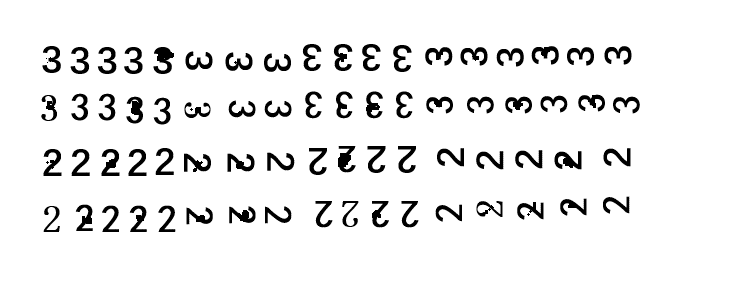
#> input picture opencvtrain/detection/training_de.png, 731 x 294 px
$ python makeData.py
#> lines starting #> are read from the running program, lines starting #| are printed output that depends on the picture; after the words box and inside, x2 and y2 are one past the last pixel; in counts of white or black regions, pixels touching at a corner belong together
import sys
import numpy as np
import cv2

resize_img_y = 56  # resize training sample
resize_img_x = 56
img = cv2.imread('training_de.png', 0)
#> img is the input picture: shape (294, 731); min 0, max 255, mean 236.9
img2 = img.copy()

# gray = cv2.cvtColor(img, cv2.COLOR_BGR2GRAY)
blur = cv2.GaussianBlur(img, (5, 5), 0)
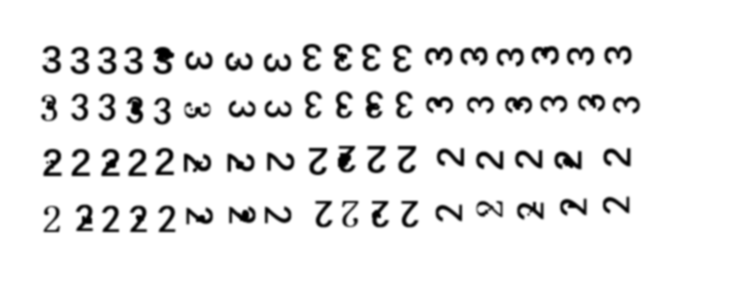
#> blur: shape (294, 731); min 0, max 255, mean 236.9
thresh = cv2.adaptiveThreshold(blur, 255, 1, 1, 11, 2)
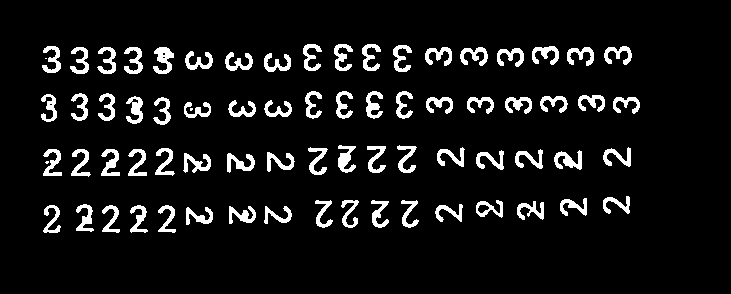
#> thresh: shape (294, 731); 7.9% white; 73 white regions (3 under 20 px)

# ***********find contours**************
contours, hierarchy = cv2.findContours(thresh, cv2.RETR_TREE, cv2.CHAIN_APPROX_SIMPLE)
#> contours = 78 contours, 6 with area under 20; largest, box (x1, y1, x2, y2) and area: (153, 47, 174, 74) 276, (126, 96, 143, 124) 242, (476, 200, 503, 218) 237, (338, 145, 356, 173) 236, (554, 150, 582, 170) 235
samples = np.empty((0, resize_img_y*resize_img_x),np.float32)
responses = []
keys = [i for i in range(50, 52)]
for contour in contours:
    x, y, w, h = cv2.boundingRect(contour)
    if w > 10 and h > 10:  # 去噪点
        cv2.rectangle(thresh, (x, y), (x + w, y + h), (255, 0, 0), 1)
        roi = thresh[y:y+h, x:x+w]
        roi_resize = cv2.resize(roi, (resize_img_y, resize_img_x))
        cv2.imshow("norm", thresh)
        key = cv2.waitKey(0)
        if key == 27:  # 等待用户按下ESC(ASCII 码为27)
            sys.exit()
#> (the program exits here)
